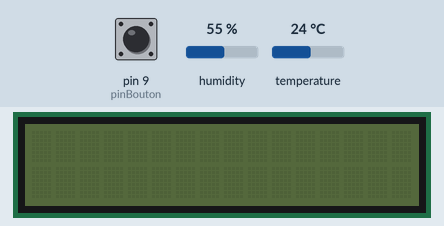
Simulated run of this sketch. Board: Arduino Uno, built with avr-gcc and run on an emulated ATmega328P. Shown: 16×2 character LCD. The inputs (shaded band) are chosen by the test bench; at power-on: humidity 55 %, temperature 24 °C, pin 9 (pinBouton) HIGH. The local clock reads 2024-03-15 10:24:30 at power-on unless the sketch sets it; storage starts empty; what the sketch prints to the serial monitor is not drawn.

Above: at 9.8 s.
9.9 s: humidity set to 22 %
At 16.3 s:
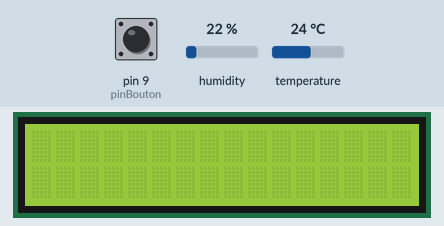
23.9 s: temperature set to 12 °C
At 26.6 s:
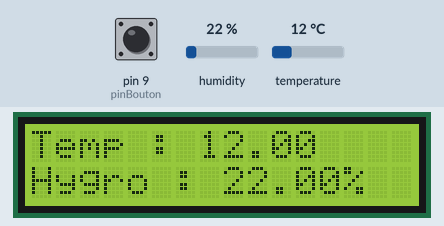
31.7 s: humidity set to 40 %
At 41.3 s:
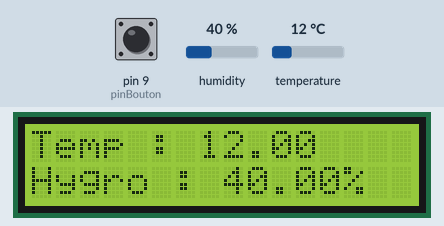
45.7 s: temperature set to 19 °C
At 55.9 s:
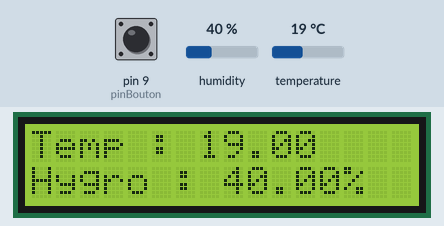
Timing chart, 0 to 57.4 s (numbered marks = the images above; inputs shaded):
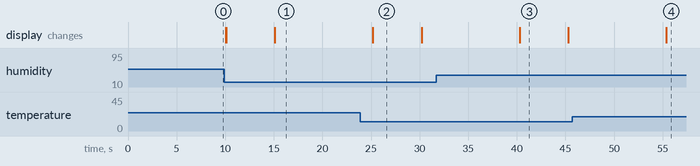

Measured:
- after the input at 23.9 s, the display: changes after 1.3 s (image 2)
- after the input at 31.7 s, the display: changes after 8.6 s (image 3)
- after the input at 45.7 s, the display: changes after 9.7 s (image 4)
- what the display in image 2 shows lasts 5.0 s, from 25.2 s to 30.2 s

The sketch:

main.ino
```cpp
//Programme de station de releve arduino pour temperature et hygrometrie
// v0.7.0
//Auteur: Maxime MERKLEN


//bibliothèque horloge
#include "RTClib.h"
//bibliothèque Capteur de temp. et Hygro.
#include "DHT.h"
//bibliothèque carte SD
#include "SPI.h"
#include "SD.h"
//biblitohèque perso
#include "LCDdisplay.h"


#define DHTPIN 2
#define DHTTYPE DHT22

RTC_DS1307 rtc;
DHT dht(DHTPIN, DHTTYPE);
char daysOfTheWeek[7][12] = {"Sunday", "Monday", "Tuesday", "Wednesday", "Thursday", "Friday", "Saturday"};
const int chipSelect = 10;
unsigned int timeRead=10000;
LCDdisplay screen;
int pinBouton;
int clock_1=0,clock_2=0;
int buttonCheck=3000;
boolean etatBouton=HIGH;


void setup() {

  // Open serial communications and wait for port to open:
  Serial.begin(9600);
  while (!Serial) {
    ; // wait for serial port to connect. Needed for native USB port only
  }
  pinBouton = 9;
  pinMode(pinBouton,INPUT_PULLUP);

  //Lancement du programme pour le capteur DHT
  dht.begin();
  if (! rtc.begin()) {
    //Serial.println("Couldn't find RTC");
    //Serial.flush();
    screen.displayERROR("RTC");
    abort();
  }
  //Contrôle que la carte SD est bien disponible pour enregistrement
  if (!SD.begin(chipSelect)) {
    //Serial.println("Card failed, or not present");
    // don't do anything more:
    screen.displayERROR("Card Failed");
    while (1);
  }
  //informe du lancement d'une nouvelle session d'enregistrement
  File dataFile = SD.open("datalog.txt", FILE_WRITE);
  if (dataFile) {
    dataFile.println("Nouvelle session d'enregistrement");
    dataFile.close();
  }


}

void loop() {

  if(clock_1>=buttonCheck)//contrôle d'horlgoge du boutton pour afficher les valeurs mesurées
  {
      etatBouton = digitalRead(pinBouton);
      if (etatBouton==LOW)//test bouton
    {
      readSensors();
    }
    clock_1=0;
  }

  if(clock_2>=timeRead)//contrôle d'horloge d'enregistrement des valeurs mesurées
  {
    String dataString=readSensors(); // Récupère valeur des capteurs
    String timeString=readTime(); //Récupère horadatage
    Serial.println(dataString+timeString); //affiche au moniteur la relève du capteur et son horodatage
    File dataFile = SD.open("datalog.txt", FILE_WRITE); // Ouvre ou créé un fichier sur la carte SD disponible
    if (dataFile) { // Si pas d'erreur alors
      dataFile.println(dataString+timeString); // Ecrit dans le fichier la valeur de
      //digitalWrite(GreenLED, HIGH);
      dataFile.close(); //  Ferme le fichier (requis, sinon il ne peut plus le réouvrir sur une autre session
      //digitalWrite(GreenLED, LOW);
    }
    else{
      screen.displayERROR("Erreur 1");
    }
    clock_2=0;


  }
delay(1000);
clock_1+=1000;
clock_2+=1000;

}

//Fonction retourne la valeur des capteurs (température et hygrométrie)
String readSensors(){
  //digitalWrite(YellowLED, HIGH);
  String dataString="";
   // Reading temperature or humidity takes about 250 milliseconds!
  // Sensor readings may also be up to 2 seconds 'old' (its a very slow sensor)
  float h = dht.readHumidity();
  // Read temperature as Celsius (the default)
  float t = dht.readTemperature();
  // Read temperature as Fahrenheit (isFahrenheit = true)
  // float f = dht.readTemperature(true);

  // Check if any reads failed and exit early (to try again).
  if (isnan(h) || isnan(t)) { // Check if you need || isnan(f)
    dataString="Failed to read from DHT sensor!";
    screen.displayERROR("Failed to read");
    return dataString;
  }

  dataString=String(h)+"%"+","+String(t)+"°C"+","; // concaténation des valeurs en string
  //digitalWrite(YellowLED, LOW);
  screen.displayTemp(t, h);
  return dataString;
}

//Fonction retourne la date FORMAT (JOUR/MOIS/ANNEE HH:MM:SS)
String readTime(){

  String timeString="";
  DateTime now = rtc.now();
  timeString=String(now.day())+"/"+String(now.month())+"/"+String(now.year())+" "+String(now.hour())+":"+String(now.minute())+":"+String(now.second());

  return timeString;
}
```

LCDdisplay.cpp
```cpp
/*
  LCDdisplay.cpp - Library for display things.
  Created by Maxime MERKLEN, April 20 2021.
*/

#include "Arduino.h"
#include "LCDdisplay.h"
#include "LiquidCrystal.h"


// initialize the library by associating any needed LCD interface pin
// with the arduino pin number it is connected to
const int rs = 3, en = 4, d4 = 5, d5 = 6, d6 = 7, d7 = 8;
LiquidCrystal lcd(rs, en, d4, d5, d6, d7);

LCDdisplay:: LCDdisplay()
{

}


//fonction afficher température
void  LCDdisplay::displayTemp(float t, float h){

    // set up the LCD's number of columns and rows:
  lcd.begin(16, 2);
  // Print a message to the LCD.
  lcd.print("Temp :  ");
  lcd.setCursor(0,1);
  lcd.print("Hygro : ");
  lcd.setCursor(13,1);
  lcd.print("%");
    lcd.setCursor(7,0);
  // set the cursor to column 0, line 1
  // (note: line 1 is the second row, since counting begins with 0):
  //lcd.setCursor(0, 1);
  // print the number of seconds since reset:
  lcd.print(t);
  lcd.setCursor(8 ,1);
  lcd.print(h);

  delay(5000);
  lcd.noDisplay();

}


//fonction afficher erreur
void  LCDdisplay::displayERROR(String error){
    lcd.begin(16, 2);
  // Print a message to the LCD.
  lcd.print(error);
  delay(5000);
  lcd.noDisplay();
}
```

LCDdisplay.h
```cpp
/*
  LCDdisplay.h - Library for display things.
  Created by Maxime MERKLEN, April 20 2021.
*/

#ifndef LCDdisplay_h
#define LCDdisplay_h

#include "Arduino.h"
//#include "string.h"


class LCDdisplay
{
  public:
    LCDdisplay();
    void displayTemp(float t, float h);
    void displayERROR(String error);
  private:
};

#endif
```
